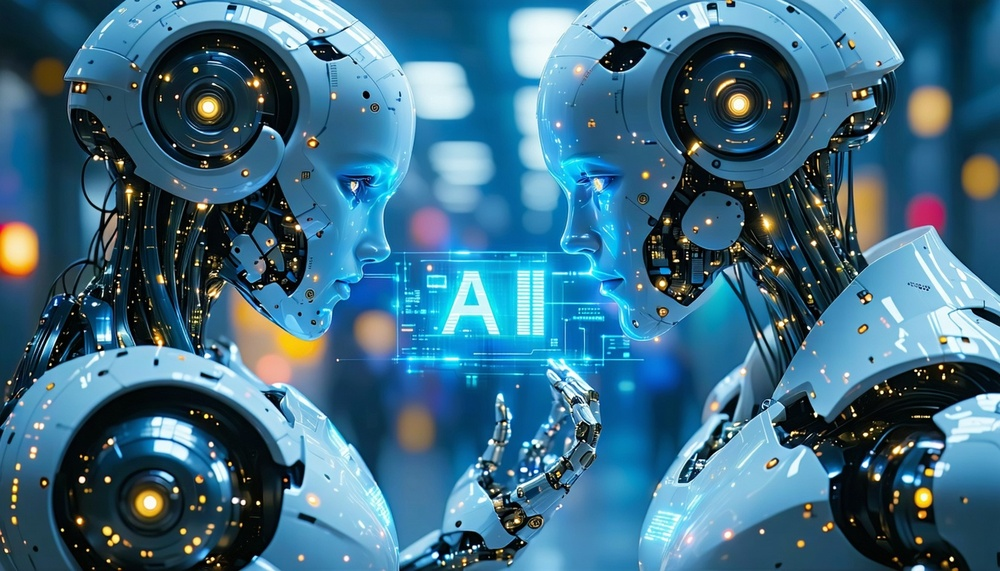
#> input picture sample.jpg, 1000 x 571 px, shrunk from 1344 x 768 before the run
$ python -i image_generator.py   (imports and definitions only)
#> lines starting #> are read from the running program, lines starting #| are printed output that depends on the picture
import urllib.parse
import requests
import io
import re
import os
import sys
from PIL import Image

# Reconfigure stdout/stderr to prevent UnicodeEncodeError on Windows
# [7 lines not run here, left out]

def generate_post_image(image_prompt, output_path="generated_image.jpg", topic="", pollinations_api_key=None):
    print("[Image Generator] Generating Instagram image via Pollinations Engine...")

    # Check for pollinations api key from args or environment variable
    api_key = pollinations_api_key or os.getenv("POLLINATIONS_API_KEY")
    if api_key:
        api_key = api_key.strip()

    try:
        # Properly clean and URL-encode the text prompt passed from Groq
        encoded_prompt = urllib.parse.quote(image_prompt.strip())

        # Use new endpoint if API key is provided, else fallback to standard
        if api_key:
            url = f"https://gen.pollinations.ai/image/{encoded_prompt}?width=1080&height=1080&nologo=true"
            headers = {"Authorization": f"Bearer {api_key}"}
            print("[Image Generator] Using provided Pollinations API Key for generation...")
        else:
            url = f"https://image.pollinations.ai/p/{encoded_prompt}?width=1080&height=1080&nologo=true"
            headers = {}

        response = requests.get(url, headers=headers, timeout=30)

        if response.status_code == 200:
            # Open the image using Pillow to guarantee it is saved as a true compliant JPEG
            image = Image.open(io.BytesIO(response.content))
            if image.mode != 'RGB':
                image = image.convert('RGB')
            image.save(output_path, 'JPEG', quality=95)

            print(f"[Image Generator] Dynamic photo asset saved successfully at: {output_path}")
            return output_path, url
        else:
            print(f"Image API returned an error status code: {response.status_code}")

    except Exception as e:
        print(f"Image Generation Error: {e}")

    # Dynamic fallback to loremflickr.com based on topic keywords
    try:
        fallback_query = topic.strip() if topic else image_prompt.strip()
        # Keep only alphanumeric characters and spaces/commas, replace spaces with commas
        clean_query = re.sub(r'[^a-zA-Z0-9\s,]', '', fallback_query)
        keywords = ",".join([word.strip() for word in clean_query.split() if word.strip()])
        if not keywords:
            keywords = "social"

        print(f"[Image Generator] Attempting dynamic fallback image from loremflickr for keywords: {keywords}...")
        fallback_url = f"https://loremflickr.com/1080/1080/{urllib.parse.quote(keywords)}"
        fallback_response = requests.get(fallback_url, timeout=20, allow_redirects=True)

        if fallback_response.status_code == 200:
            image = Image.open(io.BytesIO(fallback_response.content))
            if image.mode != 'RGB':
                image = image.convert('RGB')
            image.save(output_path, 'JPEG', quality=95)

            print(f"[Image Generator] Dynamic fallback photo asset saved successfully at: {output_path}")
            return output_path, fallback_response.url
        else:
            print(f"Fallback Image API returned status code: {fallback_response.status_code}")
    except Exception as fe:
        print(f"Fallback Image Generation Error: {fe}")

    print("[Image Generator] Using static sample image layout fallback.")
    return "sample.jpg", "https://images.unsplash.com/photo-1618005182384-a83a8bd57fbe?w=1080&q=80"

>>> import cv2
>>> picture = cv2.imread('../sample.jpg', cv2.IMREAD_GRAYSCALE)
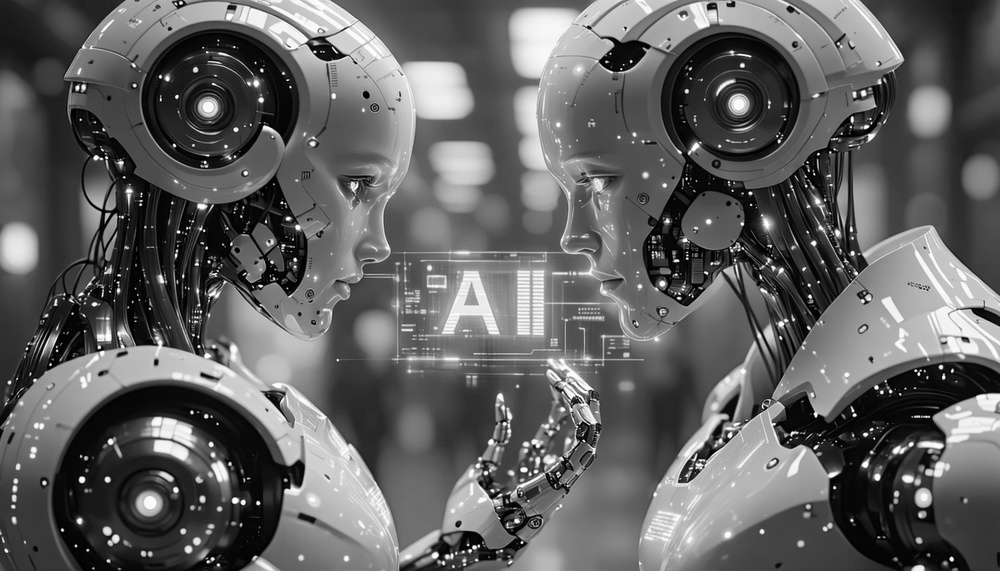
#> picture: shape (571, 1000); min 0, max 255, mean 97
>>> result = generate_post_image(picture)
